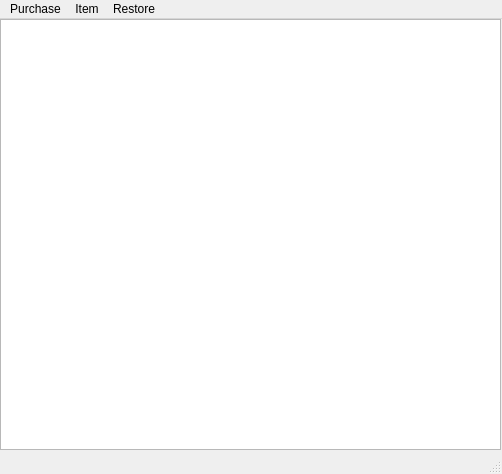
<?xml version="1.0" encoding="UTF-8"?>
<ui version="4.0">
 <class>MainWindow</class>
 <widget class="QMainWindow" name="MainWindow">
  <property name="geometry">
   <rect>
    <x>0</x>
    <y>0</y>
    <width>502</width>
    <height>474</height>
   </rect>
  </property>
  <property name="windowTitle">
   <string>MainWindow</string>
  </property>
  <widget class="QWidget" name="centralwidget">
   <widget class="QTreeView" name="treeView">
    <property name="geometry">
     <rect>
      <x>0</x>
      <y>0</y>
      <width>501</width>
      <height>431</height>
     </rect>
    </property>
   </widget>
  </widget>
  <widget class="QMenuBar" name="menubar">
   <property name="geometry">
    <rect>
     <x>0</x>
     <y>0</y>
     <width>502</width>
     <height>21</height>
    </rect>
   </property>
   <widget class="QMenu" name="purchaseMenu">
    <property name="title">
     <string>Purchase</string>
    </property>
    <addaction name="actionAddPurchase"/>
   </widget>
   <widget class="QMenu" name="itemMenu">
    <property name="title">
     <string>Item</string>
    </property>
    <addaction name="actionAddItem"/>
   </widget>
   <widget class="QMenu" name="menuRestore">
    <property name="title">
     <string>Restore</string>
    </property>
    <addaction name="actionRestoreItemList"/>
   </widget>
   <addaction name="purchaseMenu"/>
   <addaction name="itemMenu"/>
   <addaction name="menuRestore"/>
  </widget>
  <widget class="QStatusBar" name="statusbar"/>
  <action name="actionAddPurchase">
   <property name="text">
    <string>Add Purchase</string>
   </property>
  </action>
  <action name="actionAddItem">
   <property name="text">
    <string>Add Item</string>
   </property>
  </action>
  <action name="actionRestoreItemList">
   <property name="text">
    <string>Restore Item List</string>
   </property>
  </action>
 </widget>
 <resources/>
 <connections/>
</ui>
